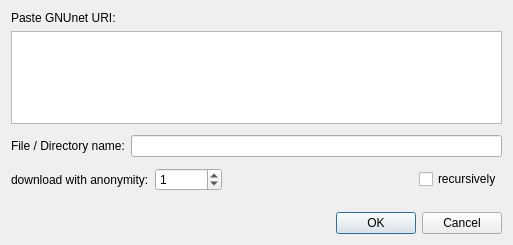
<ui version="4.0" >
 <class>dlgOpenURI</class>
 <widget class="QDialog" name="dlgOpenURI" >
  <property name="windowModality" >
   <enum>Qt::ApplicationModal</enum>
  </property>
  <property name="geometry" >
   <rect>
    <x>0</x>
    <y>0</y>
    <width>513</width>
    <height>245</height>
   </rect>
  </property>
  <property name="windowTitle" >
   <string>Open URI</string>
  </property>
  <property name="windowIcon" >
   <iconset resource="../../../pixmaps/pixmaps.qrc" >
    <normaloff>:/pixmaps/gnunet-logo-small.png</normaloff>:/pixmaps/gnunet-logo-small.png</iconset>
  </property>
  <layout class="QVBoxLayout" name="verticalLayout" >
   <item>
    <layout class="QVBoxLayout" name="verticalLayout_2" >
     <item>
      <widget class="QLabel" name="label" >
       <property name="text" >
        <string>Paste GNUnet URI:</string>
       </property>
      </widget>
     </item>
     <item>
      <widget class="QTextEdit" name="uriInput" >
       <property name="statusTip" >
        <string>Paste the GNUnet URI to download here. URIs identify content in a unique way and start with "gnunet://".</string>
       </property>
      </widget>
     </item>
     <item>
      <spacer name="verticalSpacer" >
       <property name="orientation" >
        <enum>Qt::Vertical</enum>
       </property>
       <property name="sizeType" >
        <enum>QSizePolicy::MinimumExpanding</enum>
       </property>
       <property name="sizeHint" stdset="0" >
        <size>
         <width>20</width>
         <height>5</height>
        </size>
       </property>
      </spacer>
     </item>
     <item>
      <layout class="QHBoxLayout" name="horizontalLayout_2" >
       <item>
        <widget class="QLabel" name="label_3" >
         <property name="text" >
          <string>File / Directory name:</string>
         </property>
        </widget>
       </item>
       <item>
        <widget class="QLineEdit" name="file" />
       </item>
      </layout>
     </item>
     <item>
      <spacer name="verticalSpacer_3" >
       <property name="orientation" >
        <enum>Qt::Vertical</enum>
       </property>
       <property name="sizeType" >
        <enum>QSizePolicy::MinimumExpanding</enum>
       </property>
       <property name="sizeHint" stdset="0" >
        <size>
         <width>20</width>
         <height>5</height>
        </size>
       </property>
      </spacer>
     </item>
     <item>
      <layout class="QHBoxLayout" name="horizontalLayout" >
       <item>
        <widget class="QLabel" name="label_2" >
         <property name="text" >
          <string>download with anonymity:</string>
         </property>
        </widget>
       </item>
       <item>
        <widget class="QSpinBox" name="anon" >
         <property name="maximum" >
          <number>2000000</number>
         </property>
         <property name="value" >
          <number>1</number>
         </property>
        </widget>
       </item>
       <item>
        <spacer name="horizontalSpacer" >
         <property name="orientation" >
          <enum>Qt::Horizontal</enum>
         </property>
         <property name="sizeHint" stdset="0" >
          <size>
           <width>40</width>
           <height>20</height>
          </size>
         </property>
        </spacer>
       </item>
       <item>
        <widget class="QCheckBox" name="recursive" >
         <property name="text" >
          <string>recursively</string>
         </property>
        </widget>
       </item>
      </layout>
     </item>
    </layout>
   </item>
   <item>
    <spacer name="verticalSpacer_2" >
     <property name="orientation" >
      <enum>Qt::Vertical</enum>
     </property>
     <property name="sizeType" >
      <enum>QSizePolicy::MinimumExpanding</enum>
     </property>
     <property name="sizeHint" stdset="0" >
      <size>
       <width>10</width>
       <height>15</height>
      </size>
     </property>
    </spacer>
   </item>
   <item>
    <widget class="QDialogButtonBox" name="buttonBox" >
     <property name="orientation" >
      <enum>Qt::Horizontal</enum>
     </property>
     <property name="standardButtons" >
      <set>QDialogButtonBox::Cancel|QDialogButtonBox::Ok</set>
     </property>
    </widget>
   </item>
  </layout>
 </widget>
 <resources>
  <include location="../../../pixmaps/pixmaps.qrc" />
 </resources>
 <connections>
  <connection>
   <sender>buttonBox</sender>
   <signal>accepted()</signal>
   <receiver>dlgOpenURI</receiver>
   <slot>accept()</slot>
   <hints>
    <hint type="sourcelabel" >
     <x>248</x>
     <y>254</y>
    </hint>
    <hint type="destinationlabel" >
     <x>157</x>
     <y>274</y>
    </hint>
   </hints>
  </connection>
  <connection>
   <sender>buttonBox</sender>
   <signal>rejected()</signal>
   <receiver>dlgOpenURI</receiver>
   <slot>reject()</slot>
   <hints>
    <hint type="sourcelabel" >
     <x>316</x>
     <y>260</y>
    </hint>
    <hint type="destinationlabel" >
     <x>286</x>
     <y>274</y>
    </hint>
   </hints>
  </connection>
 </connections>
</ui>
